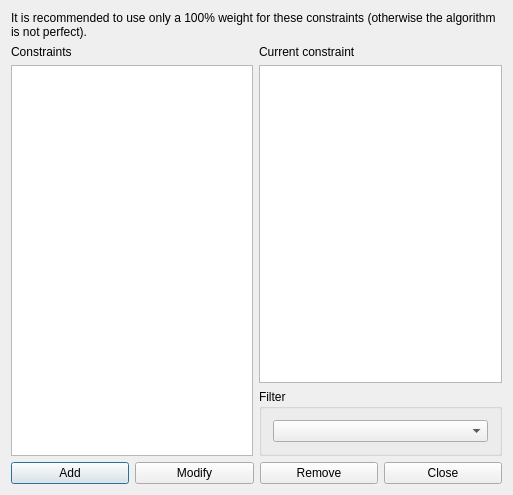
<?xml version="1.0" encoding="UTF-8"?>
<ui version="4.0">
 <class>ConstraintStudentsSetMaxHoursDailyForm_template</class>
 <widget class="QDialog" name="ConstraintStudentsSetMaxHoursDailyForm_template">
  <property name="geometry">
   <rect>
    <x>0</x>
    <y>0</y>
    <width>513</width>
    <height>495</height>
   </rect>
  </property>
  <property name="windowTitle">
   <string extracomment="This is the title of the dialog to see the list of all constraints of this type">Constraints students set max hours daily</string>
  </property>
  <layout class="QGridLayout" name="gridLayout_2">
   <item row="3" column="0" colspan="2">
    <layout class="QHBoxLayout" name="horizontalLayout">
     <item>
      <widget class="QPushButton" name="addConstraintPushButton">
       <property name="text">
        <string>Add</string>
       </property>
      </widget>
     </item>
     <item>
      <widget class="QPushButton" name="modifyConstraintPushButton">
       <property name="text">
        <string>Modify</string>
       </property>
      </widget>
     </item>
     <item>
      <widget class="QPushButton" name="removeConstraintPushButton">
       <property name="text">
        <string>Remove</string>
       </property>
      </widget>
     </item>
     <item>
      <widget class="QPushButton" name="closePushButton">
       <property name="text">
        <string>Close</string>
       </property>
      </widget>
     </item>
    </layout>
   </item>
   <item row="1" column="1">
    <layout class="QVBoxLayout" name="verticalLayout">
     <item>
      <widget class="QLabel" name="currentConstraintTextLabel">
       <property name="text">
        <string>Current constraint</string>
       </property>
       <property name="wordWrap">
        <bool>false</bool>
       </property>
      </widget>
     </item>
     <item>
      <widget class="QPlainTextEdit" name="currentConstraintTextEdit"/>
     </item>
    </layout>
   </item>
   <item row="1" column="0" rowspan="2">
    <layout class="QVBoxLayout" name="verticalLayout_2">
     <item>
      <widget class="QLabel" name="constraintsTextLabel">
       <property name="frameShape">
        <enum>QFrame::NoFrame</enum>
       </property>
       <property name="frameShadow">
        <enum>QFrame::Plain</enum>
       </property>
       <property name="text">
        <string>Constraints</string>
       </property>
       <property name="wordWrap">
        <bool>false</bool>
       </property>
      </widget>
     </item>
     <item>
      <widget class="QListWidget" name="constraintsListWidget"/>
     </item>
    </layout>
   </item>
   <item row="2" column="1">
    <widget class="QGroupBox" name="filterGroupBox">
     <property name="title">
      <string>Filter</string>
     </property>
     <layout class="QGridLayout" name="gridLayout">
      <item row="0" column="0">
       <widget class="QComboBox" name="studentsComboBox"/>
      </item>
     </layout>
    </widget>
   </item>
   <item row="0" column="0" colspan="2">
    <widget class="QLabel" name="label">
     <property name="sizePolicy">
      <sizepolicy hsizetype="Minimum" vsizetype="Minimum">
       <horstretch>0</horstretch>
       <verstretch>0</verstretch>
      </sizepolicy>
     </property>
     <property name="text">
      <string>It is recommended to use only a 100% weight for these constraints (otherwise the algorithm is not perfect).</string>
     </property>
     <property name="wordWrap">
      <bool>true</bool>
     </property>
    </widget>
   </item>
  </layout>
 </widget>
 <layoutdefault spacing="6" margin="11"/>
 <resources/>
 <connections/>
</ui>
